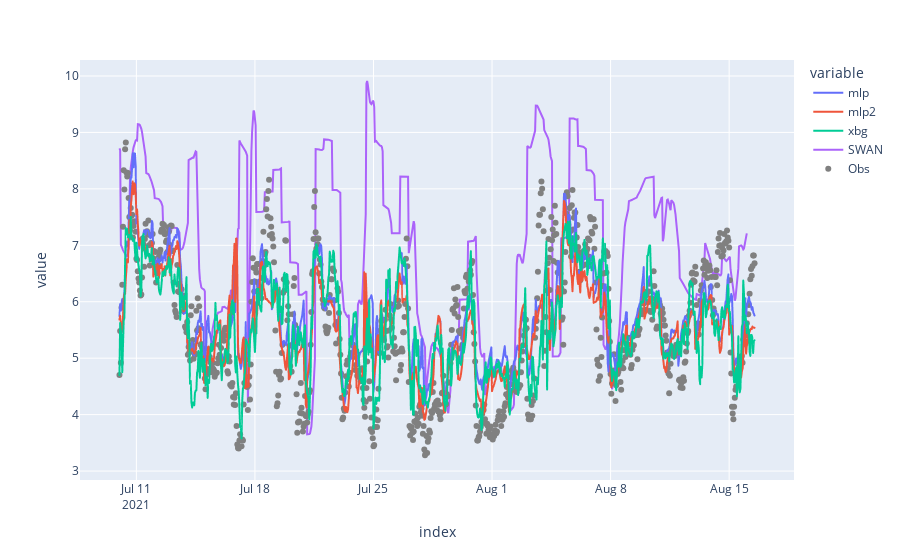

Notebook code cell kept with this figure:
### Code cell
fig = px.line(fdata, x=fdata.index, y=['mlp','mlp2','xbg'])
fig.add_trace(go.Scatter(x = wbSWAN.index, y = wbSWAN.Tm02, name = 'SWAN'))
fig.add_trace(go.Scatter(x = fdata.index, y = fdata.Tz, name = 'Obs', mode = "markers", marker_color='grey'))
fig.show()

### Figure 1 — Plotly figure (JSON) as saved in the notebook; plotly's stock layout.template omitted (floating-point values rounded to 4 significant figures; data arrays with more than 128 entries replaced by an {"elided": "..."} marker saying what was removed)
{"data": [{"hovertemplate": "variable=mlp<br>index=%{x}<br>value=%{y}<extra></extra>", "legendgroup": "mlp", "line": {"color": "#636efa", "dash": "solid"}, "mode": "lines", "name": "mlp", "showlegend": true, "type": "scattergl", "x": {"elided": "901 str values"}, "xaxis": "x", "y": {"elided": "901 float values"}, "yaxis": "y"}, {"hovertemplate": "variable=mlp2<br>index=%{x}<br>value=%{y}<extra></extra>", "legendgroup": "mlp2", "line": {"color": "#EF553B", "dash": "solid"}, "mode": "lines", "name": "mlp2", "showlegend": true, "type": "scattergl", "x": {"elided": "901 str values"}, "xaxis": "x", "y": {"elided": "901 float values"}, "yaxis": "y"}, {"hovertemplate": "variable=xbg<br>index=%{x}<br>value=%{y}<extra></extra>", "legendgroup": "xbg", "line": {"color": "#00cc96", "dash": "solid"}, "mode": "lines", "name": "xbg", "showlegend": true, "type": "scattergl", "x": {"elided": "901 str values"}, "xaxis": "x", "y": {"elided": "901 float values"}, "yaxis": "y"}, {"name": "SWAN", "type": "scatter", "x": {"elided": "890 str values"}, "y": {"elided": "890 float values"}}, {"marker": {"color": "grey"}, "mode": "markers", "name": "Obs", "type": "scatter", "x": {"elided": "901 str values"}, "y": {"elided": "901 float values"}}], "layout": {"autosize": true, "legend": {"title": {"text": "variable"}, "tracegroupgap": 0}, "margin": {"t": 60}, "xaxis": {"anchor": "y", "autorange": true, "domain": [0, 1], "range": ["2021-07-07 18:36:11.7391", "2021-08-18 17:23:48.2609"], "title": {"text": "index"}, "type": "date"}, "yaxis": {"anchor": "x", "autorange": true, "domain": [0, 1], "range": [2.816, 10.28], "title": {"text": "value"}, "type": "linear"}}}
